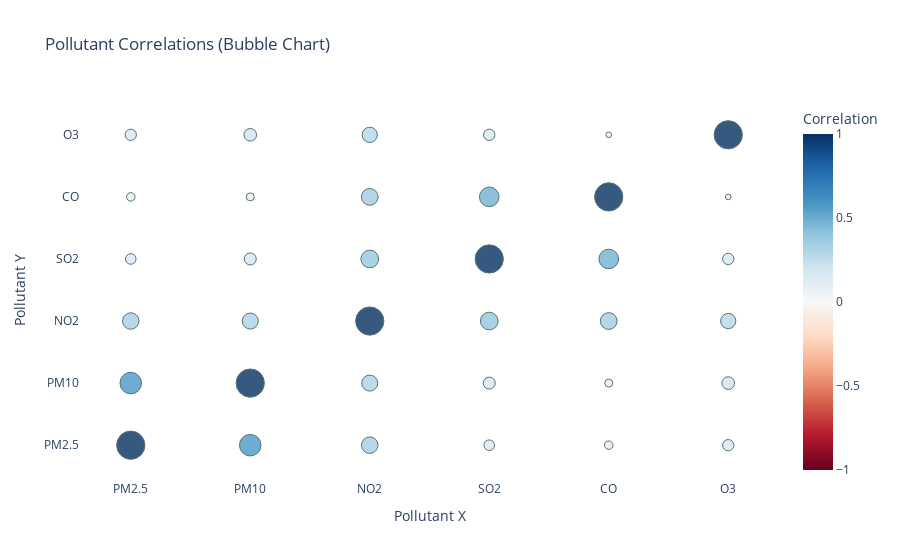

This figure's notebook cell:
### Markdown cell above
# correlation analysis

### Code cell
import plotly.express as px

pollutant_cols = ['PM2.5', 'PM10', 'NO2', 'SO2', 'CO', 'O3']
corr = df_hourly_cleaned[pollutant_cols].corr().round(2)
corr_long = corr.stack().reset_index()
corr_long.columns = ['Pollutant_X', 'Pollutant_Y', 'Correlation']


fig = px.scatter(
    corr_long,
    x='Pollutant_X',
    y='Pollutant_Y',
    size=corr_long['Correlation'].abs() * 30,  # bubble size based on abs correlation
    color='Correlation',
    color_continuous_scale='RdBu',
    range_color=[-1, 1],
    hover_data={'Correlation': True},
    title='Pollutant Correlations (Bubble Chart)',
)

fig.update_traces(marker=dict(opacity=0.8, line=dict(width=1, color='DarkSlateGrey')))
fig.update_layout(
    xaxis_title='Pollutant X',
    yaxis_title='Pollutant Y',
    plot_bgcolor='white',
    font=dict(size=12),
)
fig.show()

### Figure 1 — Plotly figure (JSON) as saved in the notebook; plotly's stock layout.template omitted (floating-point values rounded to 4 significant figures)
{"data": [{"customdata": [[1.0], [0.58], [0.34], [0.14], [0.09], [0.16], [0.58], [1.0], [0.32], [0.18], [0.08], [0.2], [0.34], [0.32], [1.0], [0.39], [0.35], [0.29], [0.14], [0.18], [0.39], [1.0], [0.48], [0.16], [0.09], [0.08], [0.35], [0.48], [1.0], [0.04], [0.16], [0.2], [0.29], [0.16], [0.04], [1.0]], "hovertemplate": "Pollutant_X=%{x}<br>Pollutant_Y=%{y}<br>size=%{marker.size}<br>Correlation=%{marker.color}<extra></extra>", "legendgroup": "", "marker": {"color": [1.0, 0.58, 0.34, 0.14, 0.09, 0.16, 0.58, 1.0, 0.32, 0.18, 0.08, 0.2, 0.34, 0.32, 1.0, 0.39, 0.35, 0.29, 0.14, 0.18, 0.39, 1.0, 0.48, 0.16, 0.09, 0.08, 0.35, 0.48, 1.0, 0.04, 0.16, 0.2, 0.29, 0.16, 0.04, 1.0], "coloraxis": "coloraxis", "line": {"color": "DarkSlateGrey", "width": 1}, "opacity": 0.8, "size": [30.0, 17.4, 10.2, 4.2, 2.7, 4.8, 17.4, 30.0, 9.6, 5.4, 2.4, 6.0, 10.2, 9.6, 30.0, 11.7, 10.5, 8.7, 4.2, 5.4, 11.7, 30.0, 14.4, 4.8, 2.7, 2.4, 10.5, 14.4, 30.0, 1.2, 4.8, 6.0, 8.7, 4.8, 1.2, 30.0], "sizemode": "area", "sizeref": 0.075, "symbol": "circle"}, "mode": "markers", "name": "", "orientation": "v", "showlegend": false, "type": "scatter", "x": ["PM2.5", "PM2.5", "PM2.5", "PM2.5", "PM2.5", "PM2.5", "PM10", "PM10", "PM10", "PM10", "PM10", "PM10", "NO2", "NO2", "NO2", "NO2", "NO2", "NO2", "SO2", "SO2", "SO2", "SO2", "SO2", "SO2", "CO", "CO", "CO", "CO", "CO", "CO", "O3", "O3", "O3", "O3", "O3", "O3"], "xaxis": "x", "y": ["PM2.5", "PM10", "NO2", "SO2", "CO", "O3", "PM2.5", "PM10", "NO2", "SO2", "CO", "O3", "PM2.5", "PM10", "NO2", "SO2", "CO", "O3", "PM2.5", "PM10", "NO2", "SO2", "CO", "O3", "PM2.5", "PM10", "NO2", "SO2", "CO", "O3", "PM2.5", "PM10", "NO2", "SO2", "CO", "O3"], "yaxis": "y"}], "layout": {"coloraxis": {"cmax": 1, "cmin": -1, "colorbar": {"title": {"text": "Correlation"}}, "colorscale": [[0, "rgb(103,0,31)"], [0.1, "rgb(178,24,43)"], [0.2, "rgb(214,96,77)"], [0.3, "rgb(244,165,130)"], [0.4, "rgb(253,219,199)"], [0.5, "rgb(247,247,247)"], [0.6, "rgb(209,229,240)"], [0.7, "rgb(146,197,222)"], [0.8, "rgb(67,147,195)"], [0.9, "rgb(33,102,172)"], [1, "rgb(5,48,97)"]]}, "font": {"size": 12}, "legend": {"itemsizing": "constant", "tracegroupgap": 0}, "plot_bgcolor": "white", "title": {"text": "Pollutant Correlations (Bubble Chart)"}, "xaxis": {"anchor": "y", "domain": [0, 1], "title": {"text": "Pollutant X"}}, "yaxis": {"anchor": "x", "domain": [0, 1], "title": {"text": "Pollutant Y"}}}}
